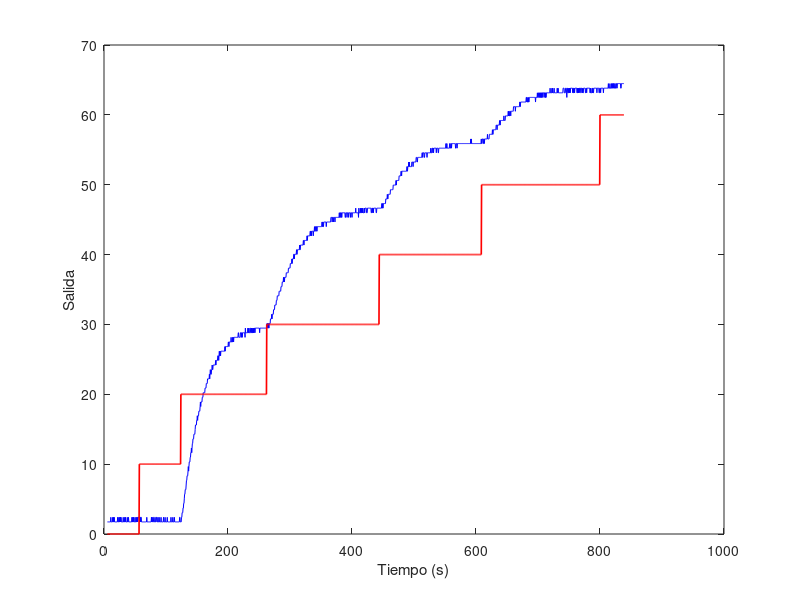

MATLAB code for this plot: (Note: this script raises an error after producing the figure.)
% clc
% clear
% close all

%% Datos

% Cargar datos desde un archivo Excel
loadedData = load('Datos6.txt');

% Definicion / asignacion de cada columna
tiempo = loadedData(:, 1)'; % 1st Columna (tiempo t) 
salida = loadedData(:, 2)'; % 2nd Columna (salida y(k)) 
entrada = loadedData(:, 3)'; % 3rd Columna (entrada u(k))

figure(1)
plot(tiempo, salida, 'b')
hold on
plot(tiempo, entrada, 'r', 'LineWidth', 1.2)
xlabel('Tiempo (s)')
ylabel('Salida')
hold off

% Separar indices
i1 = 238;
i1end = 514;
i2 = i1end+1;
i2end = 877;
i3 = i2end+1;
i3end = 1207;
i4 = i3end+1;
i4end = 1589;

% Separo tiempo
tiempo1 = tiempo(i1:i1end);
tiempo2 = tiempo(i2:i2end);
tiempo3 = tiempo(i3:i3end);
tiempo4 = tiempo(i4:i4end);

% Separo escalones
escalon1 = entrada(i1:i1end);
escalon2 = entrada(i2:i2end);
escalon3 = entrada(i3:i3end);
escalon4 = entrada(i4:i4end);

% Salidas esperadas
salida1 = salida(i1:i1end);
salida2 = salida(i2:i2end);
salida3 = salida(i3:i3end);
salida4 = salida(i4:i4end);

%% Modelo: escalon 1

% Modelo segun system identification
Tau1 = 32.5;
K1 = 1.4951;
Theta1 = 0.4; 

% Modelo
Num1 = [K1];
Den1 = [Tau1 1];
Gs1 = tf(Num1, Den1, 'inputdelay', Theta1) 

[respuesta_modelo1, ~] = lsim(Gs1, escalon1, tiempo1);

figure(2)
plot(tiempo1, escalon1, 'r','LineWidth', 1.2)
hold on
plot(tiempo1, salida1, 'b','LineWidth', 1.3)
plot(tiempo1, respuesta_modelo1, 'g', 'LineWidth', 1.2)
xlabel('Tiempo (s)')
ylabel('Salida')
y_inf = salida1(1);
y_sup = salida1(end) + 3;
ylim([y_inf y_sup])
xlim([tiempo1(1) tiempo1(end)])
hold off

% Criterio de Tau equivalente
Tau_eq = Tau1 + Theta1/2;
feedback
Ts1 = Tau_eq / 10;

% Criterio de tiempo de establecimiento
Gs_lc = feedback(Gs1,1)
ts = stepinfo(Gs_lc).SettlingTime; % Step de lazo cerrado 
rango = [0.05*ts 0.15*ts];
Ts2 = 0.05*ts; % el valor elegido de 0.05*ts<Ts<0.15*ts

% Definir tiempo de muestreo
Ts_ponderado = min([Ts1 Ts2]);

% Comparación con retardo
if Ts_ponderado < Theta1/2
    Tse1 = Ts_ponderado;
else
    Tse1 = Theta1/2;
end


%% Modelo: escalon 2

% Modelo segun system identification
Tau2 = 48.051;
K2 = 1.7502;
Theta2 = 3.0605; 

% Modelo
Num2 = [K2];
Den2 = [Tau2 1];
Gs2 = tf(Num2, Den2, 'inputdelay', Theta2) 

u = (escalon2(end)-escalon1(end)) * ones(size(tiempo2));
[respuesta_modelo2, ~] = lsim(Gs2, u, tiempo2);
respuesta_modelo2 = respuesta_modelo2 + salida2(1);

figure(3)
plot(tiempo2, escalon2, 'r','LineWidth', 1.2)
hold on
plot(tiempo2, salida2, 'b','LineWidth', 1.3)
plot(tiempo2, respuesta_modelo2,'g', 'LineWidth', 1.2)
xlabel('Tiempo (s)')
ylabel('Salida')
y_inf = salida2(1) - 3;
y_sup = salida2(end) + 3;
ylim([y_inf y_sup])
xlim([tiempo2(1) tiempo2(end)])
hold off

% Criterio de Tau equivalente
Tau_eq = Tau2 + Theta2/2;
Ts1 = Tau_eq / 10;

% Criterio de tiempo de establecimiento
Gs_lc = feedback(Gs2,1)
ts = stepinfo(Gs_lc).SettlingTime; % Step de lazo cerrado 
rango = [0.05*ts 0.15*ts];
Ts2 = 0.05*ts; % el valor elegido de 0.05*ts<Ts<0.15*ts

% Definir tiempo de muestreo
Ts_ponderado = min([Ts1 Ts2]);

% Comparación con retardo
if Ts_ponderado < Theta2/2
    Tse2 = Ts_ponderado;
else
    Tse2 = Theta2/2;
end


%% Modelo: escalon 3

% Modelo segun system identification
Tau3 = 45.5505;
K3 = 0.98;
Theta3 = 5.1795;

% Modelo
Num3 = [K3];
Den3 = [Tau3 1];
Gs3 = tf(Num3, Den3, 'inputdelay', Theta3) 

u = (escalon3(end) - escalon2(end)) * ones(size(tiempo3));
[respuesta_modelo3, ~] = lsim(Gs3, u, tiempo3);
respuesta_modelo3 = respuesta_modelo3 + salida3(1);

figure(4)
plot(tiempo3, escalon3, 'r','LineWidth', 1.2)
hold on
plot(tiempo3, salida3, 'b','LineWidth', 1.3)
plot(tiempo3, respuesta_modelo3,'g', 'LineWidth', 1.2)
xlabel('Tiempo (s)')
ylabel('Salida')
y_inf = escalon3(1) - 3;
y_sup = salida3(end) + 3;
ylim([y_inf y_sup])
xlim([tiempo3(1) tiempo3(end)])
hold off

% Criterio de Tau equivalente
Tau_eq = Tau3 + Theta3/2;
Ts1 = Tau_eq / 10;

% Criterio de tiempo de establecimiento
Gs_lc = feedback(Gs3,1)
ts = stepinfo(Gs_lc).SettlingTime; % Step de lazo cerrado 
rango = [0.05*ts 0.15*ts];
Ts2 = 0.05*ts; % el valor elegido de 0.05*ts<Ts<0.15*ts

% Definir tiempo de muestreo
Ts_ponderado = min([Ts1 Ts2]);

% Comparación con retardo
if Ts_ponderado < Theta3/2
    Tse3 = Ts_ponderado;
else
    Tse3 = Theta3/2;
end



%% Modelo: escalon 4

% Modelo segun system identification
Tau4 = 50;
K4 = 0.795;
Theta4 = 7;

% Modelo
Num4 = [K4];
Den4 = [Tau4 1];
Gs4 = tf(Num4, Den4, 'inputdelay', Theta4) 

u = (escalon4(end) - escalon3(end)) * ones(size(tiempo4));
[respuesta_modelo4, ~] = lsim(Gs4, u, tiempo4);
respuesta_modelo4 = respuesta_modelo4 + salida4(1);

figure(4)
plot(tiempo4, escalon4, 'r','LineWidth', 1.2)
hold on
plot(tiempo4, salida4, 'b','LineWidth', 1.3)
plot(tiempo4, respuesta_modelo4,'g', 'LineWidth', 1.2)
xlabel('Tiempo (s)')
ylabel('Salida')
y_inf = escalon4(1) - 3;
y_sup = salida4(end) + 3;
ylim([y_inf y_sup])
xlim([tiempo4(1) tiempo4(end)])
hold off

% Criterio de Tau equivalente
Tau_eq = Tau4 + Theta4/2;
Ts1 = Tau_eq / 10;

% Criterio de tiempo de establecimiento
Gs_lc = feedback(Gs4,1)
ts = stepinfo(Gs_lc).SettlingTime; % Step de lazo cerrado 
rango = [0.05*ts 0.15*ts];
Ts2 = 0.05*ts; % el valor elegido de 0.05*ts<Ts<0.15*ts

% Definir tiempo de muestreo
Ts_ponderado = min([Ts1 Ts2]);

% Comparación con retardo
if Ts_ponderado < Theta4/2
    Tse4 = Ts_ponderado;
else
    Tse4 = Theta4/2;
end

%% Discretizacion

%Ts = min([Tse1 Tse2 Tse3 Tse4])
Ts = 1

% Discretizar modelo
Gz1 = c2d(Gs1, Ts, 'zoh')
step(Gs1, Gz1)

% Discretizar modelo
Gz2 = c2d(Gs2, Ts, 'zoh')
step(Gs2, Gz2)

% Discretizar modelo
Gz3 = c2d(Gs3, Ts, 'zoh')
step(Gs3, Gz3)

% Discretizar modelo
Gz4 = c2d(Gs4, Ts, 'zoh')
step(Gs4, Gz4)

